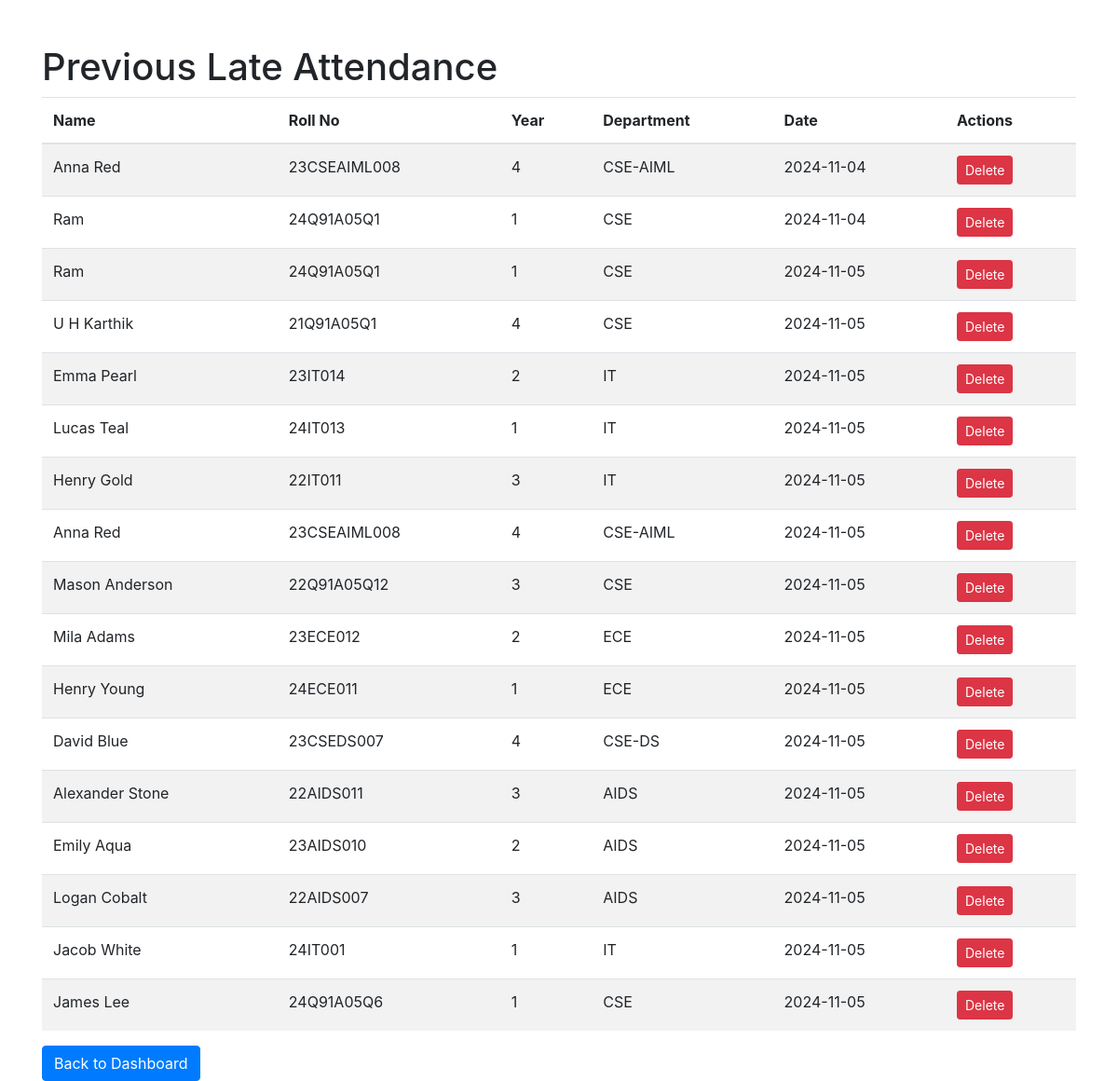
/view_previous_attendance, run on the app's committed database.
### app.py (models this page shows, shortened)
class Student(db.Model, UserMixin):
    id = db.Column(db.Integer, primary_key=True)
    name = db.Column(db.String(100), nullable=False)
    roll_no = db.Column(db.String(20), unique=True, nullable=False)
    year = db.Column(db.Integer, nullable=False)
    department = db.Column(db.String(50), nullable=False)
    section = db.Column(db.String(1), nullable=False)
    parent_email = db.Column(db.String(100), nullable=False)
    parent_mobile = db.Column(db.String(15), nullable=False)
    late_count = db.Column(db.Integer, default=0)
    week_late_count = db.Column(db.Integer, default=0)
    month_late_count = db.Column(db.Integer, default=0)

class LateAttendance(db.Model):
    id = db.Column(db.Integer, primary_key=True)
    student_id = db.Column(db.Integer, db.ForeignKey('student.id'))
    date = db.Column(db.Date, nullable=False)
    student = db.relationship('Student', backref='late_attendance_records')

### app.py (the view)
@app.route('/view_previous_attendance', methods=['GET'])
def view_previous_attendance():
    today = date.today()
    previous_records = LateAttendance.query.filter(LateAttendance.date < today).all()
    previous_students = []
    for record in previous_records:
        student = Student.query.get(record.student_id)
        if student:
            previous_students.append({
                'name': student.name,
                'roll_no': student.roll_no,
                'year': student.year,
                'department': student.department,
                'date': record.date,
                'record_id': record.id
            })
    return render_template('view_previous_attendance.html', title="Previous Late Attendance", students=previous_students)

### templates/view_previous_attendance.html (shortened to what this page needs)
<!DOCTYPE html>
<html lang="en">
<head>
    <link rel="stylesheet" href="{{ url_for('static', filename='css/bootstrap.min.css') }}">
</head>
<body>
    <div class="container mt-5">
        <h1>Previous Late Attendance</h1>
        <table class="table table-striped">
            <thead>
                <tr>
                    <th>Name</th>
                    <th>Roll No</th>
                    <th>Year</th>
                    <th>Department</th>
                    <th>Date</th>
                    <th>Actions</th>
                </tr>
            </thead>
            <tbody>
                {% for student in students %}
                <tr>
                    <td>{{ student.name }}</td>
                    <td>{{ student.roll_no }}</td>
                    <td>{{ student.year }}</td>
                    <td>{{ student.department }}</td>
                    <td>{{ student.date }}</td>
                    <td>
                        <form action="{{ url_for('delete_late_record', record_id=student.record_id) }}" method="POST" style="display:inline;">
                            <button type="submit" class="btn btn-danger btn-sm" onclick="return confirm('Are you sure you want to delete this record?');">Delete</button>
                        </form>
                    </td>
                </tr>
                {% endfor %}
            </tbody>
        </table>
        <a href="{{ url_for('discipline_incharge_dashboard') }}" class="btn btn-primary">Back to Dashboard</a>
    </div>
</body>
</html>

### data on the page
Student: name "Anna Red", roll_no "23CSEAIML008", year "4", department "CSE-AIML", date "2024-11-04", date "2024-11-05"
Student: name "Ram", roll_no "24Q91A05Q1", year "1", department "CSE", date "2024-11-04", date "2024-11-05"
Student: name "U H Karthik", roll_no "21Q91A05Q1", year "4", department "CSE", date "2024-11-05"
Student: name "Emma Pearl", roll_no "23IT014", year "2", department "IT", date "2024-11-05"
Student: name "Lucas Teal", roll_no "24IT013", year "1", department "IT", date "2024-11-05"
Student: name "Henry Gold", roll_no "22IT011", year "3", department "IT", date "2024-11-05"
Student: name "Mason Anderson", roll_no "22Q91A05Q12", year "3", department "CSE", date "2024-11-05"
Student: name "Mila Adams", roll_no "23ECE012", year "2", department "ECE", date "2024-11-05"
Student: name "Henry Young", roll_no "24ECE011", year "1", department "ECE", date "2024-11-05"
Student: name "David Blue", roll_no "23CSEDS007", year "4", department "CSE-DS", date "2024-11-05"
Student: name "Alexander Stone", roll_no "22AIDS011", year "3", department "AIDS", date "2024-11-05"
Student: name "Emily Aqua", roll_no "23AIDS010", year "2", department "AIDS", date "2024-11-05"
Student: name "Logan Cobalt", roll_no "22AIDS007", year "3", department "AIDS", date "2024-11-05"
Student: name "Jacob White", roll_no "24IT001", year "1", department "IT", date "2024-11-05"
Student: name "James Lee", roll_no "24Q91A05Q6", year "1", department "CSE", date "2024-11-05"
